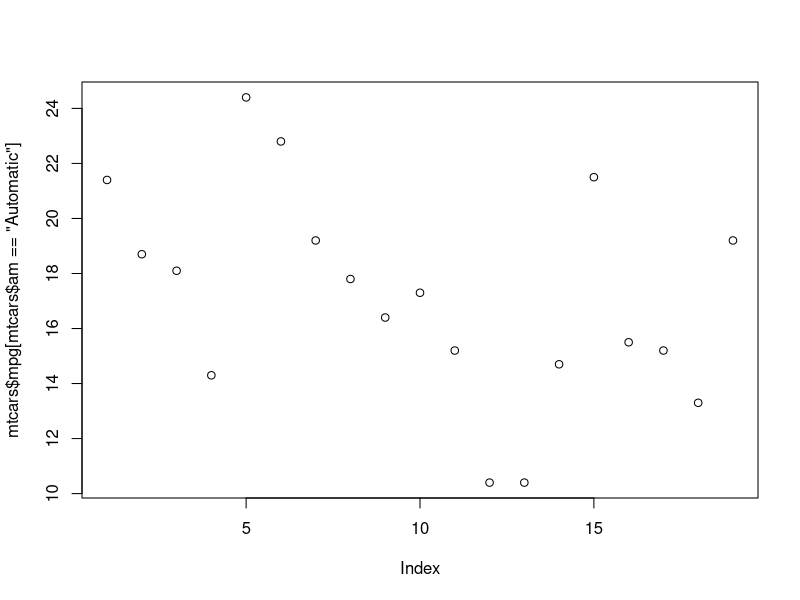
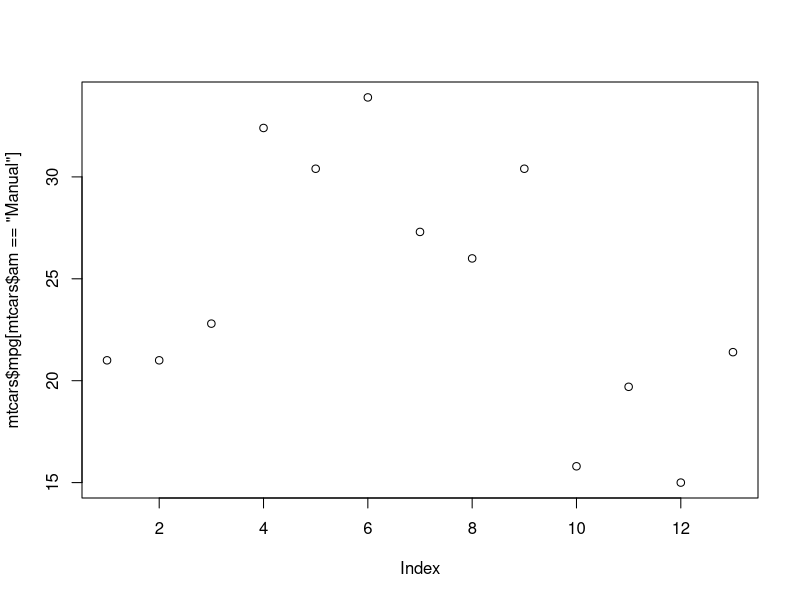

Source code (R) for these figures, in order: (Note: this script raises an error after producing the figures.)
### “Is an automatic or manual transmission better for MPG”
### "Quantify the MPG difference between automatic and manual transmissions"

mtcars <- mtcars
head(mtcars)
str(mtcars)
?mtcars

mtcars$am[mtcars$am == 0] <- "Automatic"
mtcars$am[mtcars$am == 1] <- "Manual"

library(knitr)
kable(head(mtcars))



plot(mtcars$mpg[mtcars$am == "Automatic"])
plot(mtcars$mpg[mtcars$am == "Manual"])

require(gridExtra)
bg <- ggplot(mtcars, aes(factor(am), mpg)) + geom_boxplot(colour="seagreen", size = 1.25) + geom_jitter() + theme_bw()
vg <- ggplot(mtcars, aes(factor(am), mpg)) + geom_violin(colour = "firebrick", size = 1.25) + geom_jitter() + theme_bw()

grid.arrange(bg, vg, ncol=2)

model <- lm(mpg ~ . , data = mtcars)
summary(model)
am.model <- lm(mpg ~ factor(am), data = mtcars)
summary(am.model)
hp.model <- lm(mpg ~ wt + hp + factor(am), data = mtcars)
summary(hp.model)
qsec.model <- lm(mpg ~ wt + qsec + factor(am), data = mtcars)
summary(qsec.model)

anova(am.model, qsec.model)


par(mfrow = c(2,2))
plot(model)



